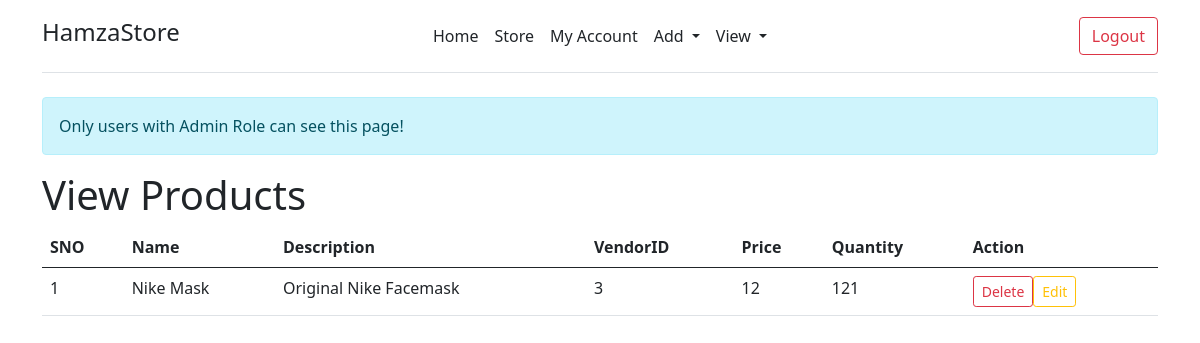
Screenshot of /viewproduct.php (signed in) with the database file from the repository.
### tables this page shows
CREATE TABLE `products` (
  `productID` int(11) NOT NULL,
  `productname` varchar(100) NOT NULL,
  `description` varchar(200) NOT NULL,
  `price` float NOT NULL,
  `quantity` int(11) NOT NULL,
  `vendorID` int(11) NOT NULL,
  `image` varchar(1000) NOT NULL
);

### includes/resources.php (called while the page is built, shortened)
<?php
     function viewProducts($con){
        $sql = "SELECT * FROM products";
        return $con -> query($sql);
    }
?>

### viewproduct.php (the view, shortened to what this page needs)
<?php
require_once 'includes/header.php';
require_once 'includes/db.inc.php';
require_once 'includes/resources.php';
$count = 0;
?>
<div class="container">
<div class="alert alert-info" role="alert">
  Only users with Admin Role can see this page!
</div>
<div class="row">
    <div class="page-header">
        <h1>View Products</h1>
    </div>
</div>
<div class="row">
    <div class="table-responsive">
        <table class="table">
            <thead>
                <tr>
                 <th>SNO</th>
                 <th>Name</th>
                 <th>Description</th>
                 <th>VendorID</th>
                 <th>Price</th>
                 <th>Quantity</th>
                 <th>Action</th>
                </tr>
            </thead>
        <tbody>
            <?php
                $query = viewProducts($con);
                while ($a = $query -> fetch_array()) {
                    $count +=1;
                    ?>
                    <td><?php echo $count;?></td>
                    <td><?php echo $a["productname"];?></td>
                    <td><?php echo $a["description"];?></td>
                    <td><?php echo $a["vendorID"];?></td>
                    <td><?php echo $a["price"];?></td>
                    <td><?php echo $a["quantity"];?></td>
                    <td><a href="deleteproduct.php?productid=<?php echo $a["productID"];?>"><button type="button" class="btn btn-outline-danger btn-sm">Delete</button></a><a href="editproduct.php?productid=<?php echo $a["productID"];?>"><button type="button" class="btn btn-outline-warning btn-sm">Edit</button></a></td>
            <?php
                }
            ?>
        </tbody>
        </table>
    </div>
</div>
</div>
<?php
require_once 'includes/footer.php';
?>

### rows the page displays
products: productname "Nike Mask", description "Original Nike Facemask", vendorID "3", price "12", quantity "121"
